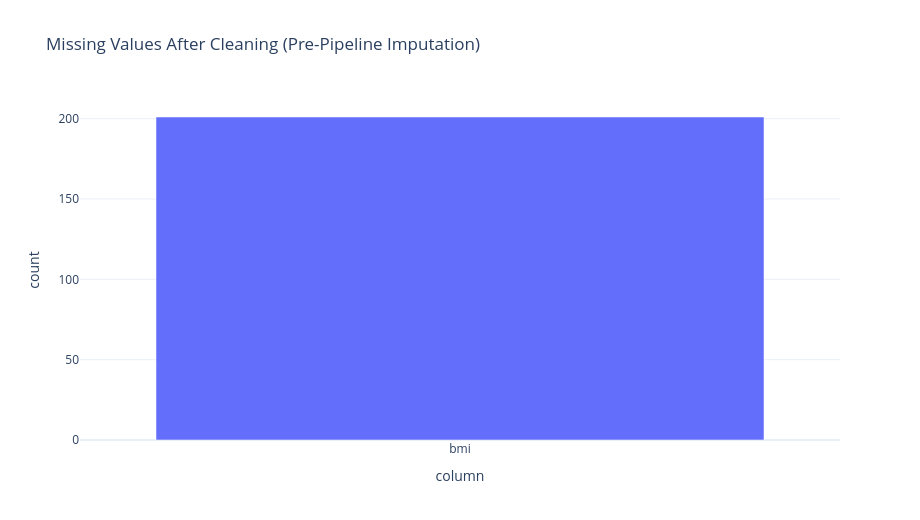

Here is the notebook cell this chart was saved with:
### Markdown cell above
## 2.5 Cleaning Visualizations

Missing-value patterns and outlier flags are documented visually. Outliers are **not silently removed**; they are flagged for clinical awareness.

### Code cell
missing_counts = df_clean.isna().sum()
missing_counts = missing_counts[missing_counts > 0]
if len(missing_counts):
    miss_df = missing_counts.reset_index()
    miss_df.columns = ["column", "count"]
    fig = px.bar(miss_df, x="column", y="count", title="Missing Values After Cleaning (Pre-Pipeline Imputation)")
else:
    fig = go.Figure()
    fig.add_annotation(text="BMI NaN deferred to pipeline KNNImputer", x=0.5, y=0.5, showarrow=False)
    fig.update_layout(title="Missing Values After Cleaning")
show_and_save(fig, "02_data_cleaning", "missing_values_audit_before_pipeline_imputation.png")
missing_counts

### Figure 1 — Plotly figure (JSON) as saved in the notebook; plotly's stock layout.template omitted (floating-point values rounded to 4 significant figures)
{"data": [{"hovertemplate": "column=%{x}<br>count=%{y}<extra></extra>", "legendgroup": "", "marker": {"color": "#636efa", "pattern": {"shape": ""}}, "name": "", "orientation": "v", "showlegend": false, "textposition": "auto", "type": "bar", "x": ["bmi"], "xaxis": "x", "y": [201], "yaxis": "y"}], "layout": {"barmode": "relative", "height": 520, "legend": {"tracegroupgap": 0}, "title": {"text": "Missing Values After Cleaning (Pre-Pipeline Imputation)"}, "width": 920, "xaxis": {"anchor": "y", "domain": [0, 1], "title": {"text": "column"}}, "yaxis": {"anchor": "x", "domain": [0, 1], "title": {"text": "count"}}}}
